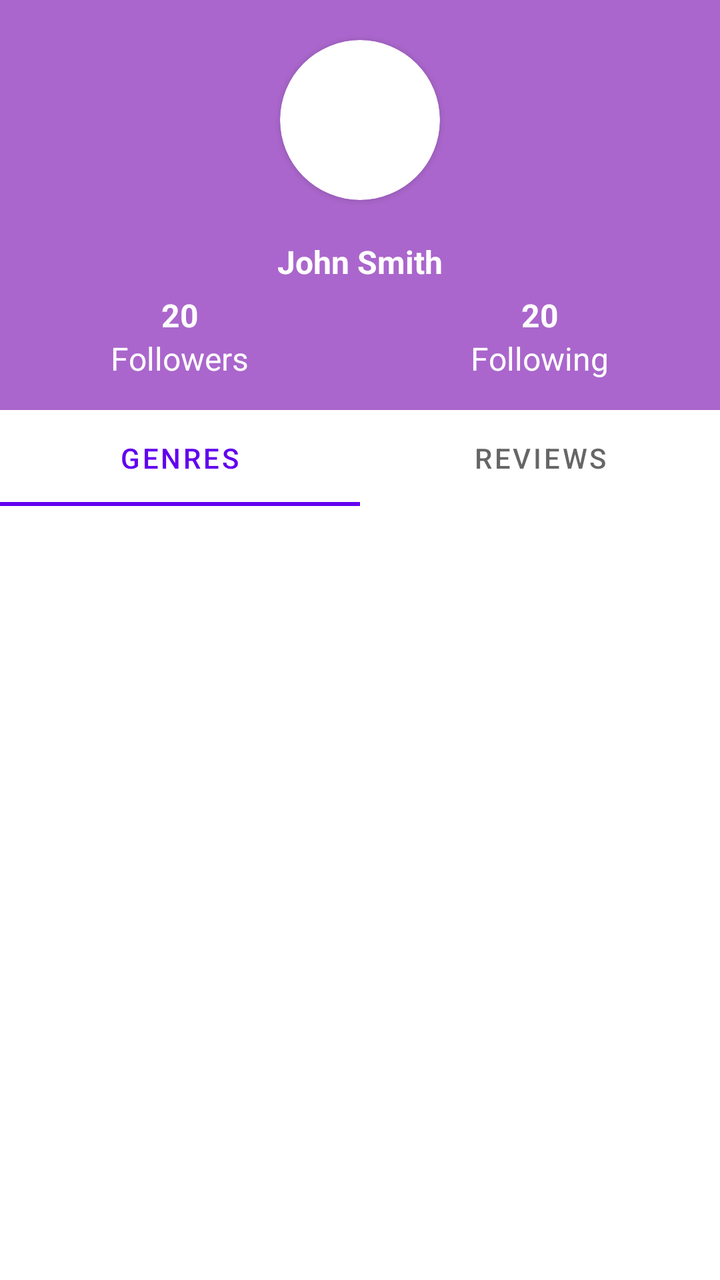
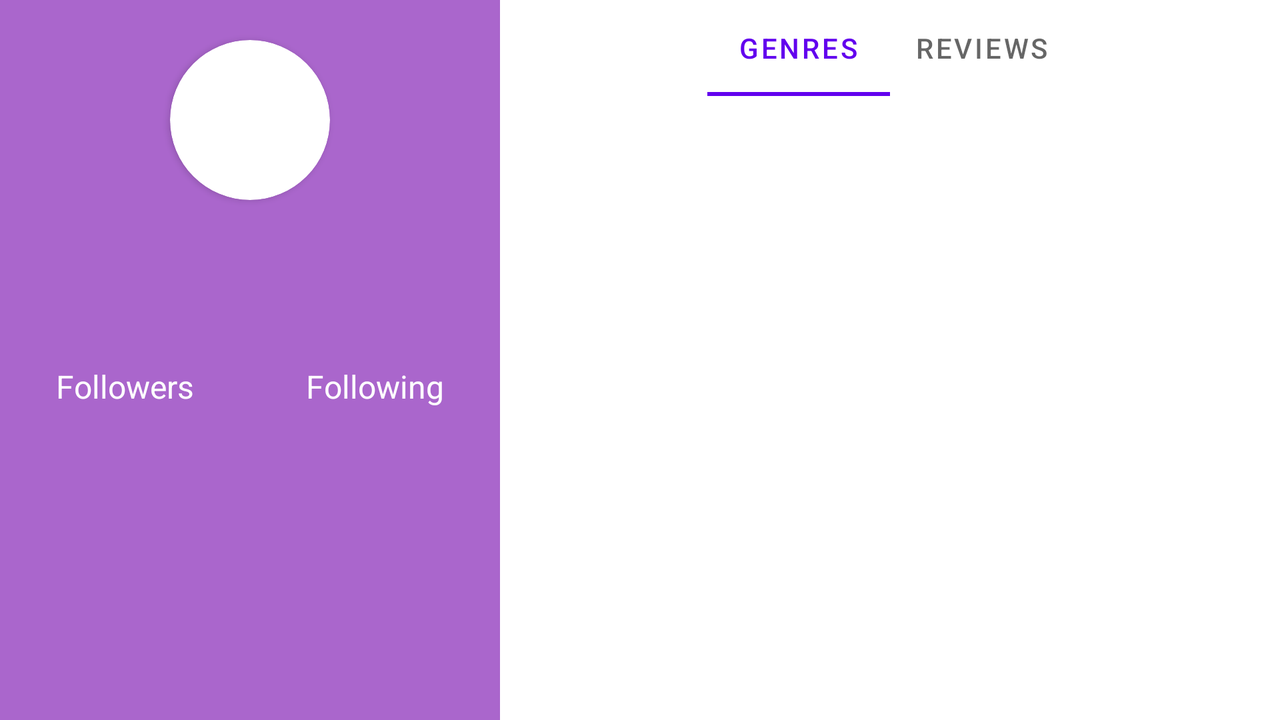

One screen, two layout resources from the same app: the default and the repository's alternative for another configuration. Each is rendered where Android would select it; the XML of both is given below.
<!-- AndroidManifest.xml: application theme Theme.NUMAD22Sp_MovieReviewer_TeamDEDJ -->
<!-- res/layout/activity_profile_page_v2.xml -->
<?xml version="1.0" encoding="utf-8"?>
<LinearLayout xmlns:android="http://schemas.android.com/apk/res/android"
    xmlns:app="http://schemas.android.com/apk/res-auto"
    xmlns:tools="http://schemas.android.com/tools"
    android:layout_width="match_parent"
    android:layout_height="match_parent"
    tools:context=".profilePageV2.ProfilePageV2Activity"
    android:orientation="vertical">

    <RelativeLayout
        android:layout_width="match_parent"
        android:layout_height="wrap_content">

        <LinearLayout
            android:layout_width="match_parent"
            android:layout_height="wrap_content"
            android:orientation="vertical"
            android:background="@android:color/holo_purple"
            >

            <androidx.cardview.widget.CardView
                android:layout_width="80dp"
                android:layout_height="80dp"
                app:cardCornerRadius="40dp"
                android:layout_gravity="center"
                android:layout_marginTop="20dp"
                android:layout_marginBottom="20dp">

                <ImageView
                    android:id="@+id/imageView"
                    android:layout_width="80dp"
                    android:layout_height="80dp"
                    app:srcCompat="@drawable/propic" />
            </androidx.cardview.widget.CardView>

            <TextView
                android:id="@+id/user_full_name_text"
                android:layout_width="wrap_content"
                android:layout_height="wrap_content"
                android:layout_gravity="center"
                android:text="John Smith"
                android:textSize="16sp"
                android:textStyle="bold"
                android:textColor="@color/white"/>
            <RelativeLayout
                android:layout_width="match_parent"
                android:layout_height="wrap_content"
                android:layout_marginTop="5dp"
                android:layout_marginBottom="15dp">
                <LinearLayout
                    android:id="@+id/profile_info_divider"
                    android:layout_width="0dp"
                    android:layout_height="0dp"
                    android:orientation="horizontal"
                    android:layout_centerInParent="true"/>
                <LinearLayout
                    android:layout_width="match_parent"
                    android:layout_height="wrap_content"
                    android:orientation="vertical"
                    android:layout_alignRight="@id/profile_info_divider">
                    <TextView
                        android:id="@+id/followers_count"
                        android:layout_width="wrap_content"
                        android:layout_height="wrap_content"
                        android:text="20"
                        android:textSize="16dp"
                        android:textStyle="bold"
                        android:textColor="@color/white"
                        android:layout_gravity="center"/>
                    <TextView
                        android:layout_width="wrap_content"
                        android:layout_height="wrap_content"
                        android:text="Followers"
                        android:textSize="16dp"
                        android:textColor="@color/white"
                        android:layout_gravity="center"/>
                </LinearLayout>
                <LinearLayout
                    android:layout_width="match_parent"
                    android:layout_height="wrap_content"
                    android:orientation="vertical"
                    android:layout_alignLeft="@id/profile_info_divider">
                    <TextView
                        android:id="@+id/following_count"
                        android:layout_width="wrap_content"
                        android:layout_height="wrap_content"
                        android:text="20"
                        android:textSize="16dp"
                        android:textStyle="bold"
                        android:textColor="@color/white"
                        android:layout_gravity="center"/>
                    <TextView
                        android:layout_width="wrap_content"
                        android:layout_height="wrap_content"
                        android:text="Following"
                        android:textSize="16dp"
                        android:textColor="@color/white"
                        android:layout_gravity="center"/>
                </LinearLayout>
            </RelativeLayout>

        </LinearLayout>

    </RelativeLayout>

    <com.google.android.material.tabs.TabLayout
        android:id="@+id/profile_tab_layout"
        android:layout_width="match_parent"
        android:layout_height="wrap_content">

        <com.google.android.material.tabs.TabItem
            android:id="@+id/genres_tab"
            android:layout_width="wrap_content"
            android:layout_height="wrap_content"
            android:text="Genres" />

        <com.google.android.material.tabs.TabItem
            android:id="@+id/reviews_tab"
            android:layout_width="wrap_content"
            android:layout_height="wrap_content"
            android:text="Reviews" />

    </com.google.android.material.tabs.TabLayout>

    <androidx.viewpager.widget.ViewPager
        android:id="@+id/profile_view_pager"
        android:layout_width="match_parent"
        android:layout_height="wrap_content" />

</LinearLayout>
<!-- resources referenced by this layout -->
<resources>
  <color name="white">#FFFFFFFF</color>
  <style name="Theme.NUMAD22Sp_MovieReviewer_TeamDEDJ" parent="Theme.MaterialComponents.DayNight.DarkActionBar">
          
          <item name="colorPrimary">@color/purple_500</item>
          <item name="colorPrimaryVariant">@color/purple_700</item>
          <item name="colorOnPrimary">@color/white</item>
          
          <item name="colorSecondary">@color/teal_200</item>
          <item name="colorSecondaryVariant">@color/teal_700</item>
          <item name="colorOnSecondary">@color/black</item>
          
          <item name="android:statusBarColor" tools:targetApi="l">?attr/colorPrimaryVariant</item>
          
      </style>
  <color name="purple_500">#FF6200EE</color>
  <color name="purple_700">#FF3700B3</color>
  <color name="teal_200">#FF03DAC5</color>
  <color name="teal_700">#FF018786</color>
  <color name="black">#FF000000</color>
</resources>
<!-- res/layout-land/activity_profile_page_v2.xml (the repository's variant of the layout above) -->
<!-- drawn on the phone turned sideways -->
<?xml version="1.0" encoding="utf-8"?>
<ScrollView xmlns:android="http://schemas.android.com/apk/res/android"
    android:layout_width="match_parent"
    android:layout_height="match_parent"
    android:fillViewport="true">
    <LinearLayout xmlns:app="http://schemas.android.com/apk/res-auto"
        xmlns:tools="http://schemas.android.com/tools"
        android:layout_width="match_parent"
        android:layout_height="wrap_content"
        tools:context=".profilePageV2.ProfilePageV2Activity"
        android:orientation="horizontal">
        <RelativeLayout
            android:layout_width="wrap_content"
            android:layout_height="match_parent">

            <LinearLayout
                android:layout_width="250dp"
                android:layout_height="match_parent"
                android:orientation="vertical"
                android:background="@android:color/holo_purple"
                >

                <androidx.cardview.widget.CardView
                    android:layout_width="80dp"
                    android:layout_height="80dp"
                    app:cardCornerRadius="40dp"
                    android:layout_gravity="center"
                    android:layout_marginTop="20dp"
                    android:layout_marginBottom="20dp">

                    <ImageView
                        android:id="@+id/imageView"
                        android:layout_width="80dp"
                        android:layout_height="80dp"
                        app:srcCompat="@drawable/propic" />
                </androidx.cardview.widget.CardView>

                <TextView
                    android:id="@+id/user_full_name_text"
                    android:layout_width="wrap_content"
                    android:layout_height="wrap_content"
                    android:layout_gravity="center"
                    android:textSize="16sp"
                    android:textStyle="bold"
                    android:textColor="@color/white"/>

                <TextView
                    android:id="@+id/username_text"
                    android:layout_width="wrap_content"
                    android:layout_height="wrap_content"
                    android:textColor="@color/white"
                    android:layout_gravity="center"
                    android:textStyle="italic"/>

                <RelativeLayout
                    android:layout_width="match_parent"
                    android:layout_height="wrap_content"
                    android:layout_marginTop="0dp"
                    android:layout_marginBottom="15dp">
                    <LinearLayout
                        android:id="@+id/profile_info_divider"
                        android:layout_width="0dp"
                        android:layout_height="0dp"
                        android:orientation="horizontal"
                        android:layout_centerInParent="true"/>
                    <LinearLayout
                        android:layout_width="match_parent"
                        android:layout_height="wrap_content"
                        android:orientation="vertical"
                        android:layout_alignRight="@id/profile_info_divider">

                        <TextView
                            android:id="@+id/followers_count"
                            android:layout_width="wrap_content"
                            android:layout_height="wrap_content"
                            android:layout_gravity="center"
                            android:textColor="@color/white"
                            android:textSize="16dp"
                            android:textStyle="bold" />
                        <TextView
                            android:layout_width="wrap_content"
                            android:layout_height="wrap_content"
                            android:text="Followers"
                            android:textSize="16dp"
                            android:textColor="@color/white"
                            android:layout_gravity="center"/>
                    </LinearLayout>
                    <LinearLayout
                        android:layout_width="match_parent"
                        android:layout_height="wrap_content"
                        android:orientation="vertical"
                        android:layout_alignLeft="@id/profile_info_divider">

                        <TextView
                            android:id="@+id/following_count"
                            android:layout_width="wrap_content"
                            android:layout_height="wrap_content"
                            android:layout_gravity="center"
                            android:textColor="@color/white"
                            android:textSize="16dp"
                            android:textStyle="bold" />
                        <TextView
                            android:layout_width="wrap_content"
                            android:layout_height="wrap_content"
                            android:text="Following"
                            android:textSize="16dp"
                            android:textColor="@color/white"
                            android:layout_gravity="center"/>
                    </LinearLayout>
                </RelativeLayout>

                <Button
                    android:id="@+id/followButton"
                    android:layout_width="wrap_content"
                    android:layout_height="wrap_content"
                    android:text="Follow"
                    android:layout_gravity="center"
                    android:layout_marginBottom="10dp"
                    android:backgroundTint="@color/design_default_color_primary_variant"
                    android:onClick="followUserOnClick"
                    android:visibility="gone"/>

                <Button
                    android:id="@+id/unfollowButton"
                    android:layout_width="wrap_content"
                    android:layout_height="wrap_content"
                    android:text="Unfollow"
                    android:layout_gravity="center"
                    android:layout_marginBottom="10dp"
                    android:onClick="unfollowUserOnClick"
                    android:backgroundTint="@color/design_default_color_primary_variant"
                    android:visibility="gone"/>

                <Button
                    android:id="@+id/editProfileButton"
                    android:layout_width="wrap_content"
                    android:layout_height="wrap_content"
                    android:text="Edit Profile"
                    android:layout_gravity="center"
                    android:layout_marginBottom="10dp"
                    android:onClick="toggleEditMode"
                    android:backgroundTint="@color/design_default_color_primary_variant"
                    android:visibility="gone"/>
            </LinearLayout>

        </RelativeLayout>

        <LinearLayout
            android:layout_width="wrap_content"
            android:layout_height="match_parent"
            android:orientation="vertical">
            <com.google.android.material.tabs.TabLayout
                android:id="@+id/profile_tab_layout"
                android:layout_width="match_parent"
                android:layout_height="wrap_content">

                <com.google.android.material.tabs.TabItem
                    android:id="@+id/genres_tab"
                    android:layout_width="wrap_content"
                    android:layout_height="wrap_content"
                    android:text="Genres" />

                <com.google.android.material.tabs.TabItem
                    android:id="@+id/reviews_tab"
                    android:layout_width="wrap_content"
                    android:layout_height="wrap_content"
                    android:text="Reviews" />

            </com.google.android.material.tabs.TabLayout>

            <androidx.viewpager.widget.ViewPager
                android:id="@+id/profile_view_pager"
                android:layout_width="wrap_content"
                android:layout_height="match_parent" />
        </LinearLayout>


    </LinearLayout>
</ScrollView>
